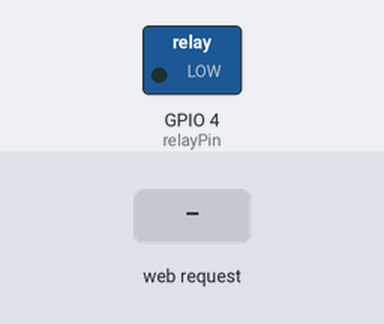
A sketch run on a simulated ESP32. Shown: switched loads named in the sketch (green lamp = pin HIGH). Inputs (shaded band) come from the test bench. WiFi joins after 1.5 s; servers stay silent unless stated; what the sketch prints to the serial monitor is not drawn.

Above: at 4.7 s.
4.8 s: HTTP request GET /relay/on received
At 5.7 s:
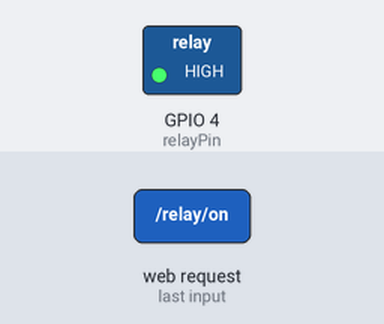
6.3 s: HTTP request GET /relay/off received
At 6.8 s:
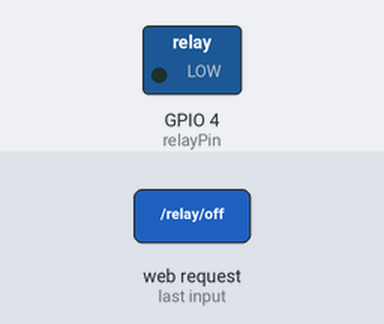
Timing chart, 0 to 9.3 s (numbered marks = the images above; inputs shaded):
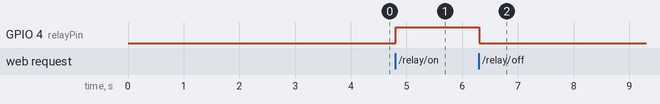

The sketch:

Task1Code.ino
```cpp
// Intro: This is the code used create a website for a controlling the boat that is hosted on a local network.
// During future tasks, this code will serve as the base and be added upon, this will allow for a command station we can connect to wirelessly on shore

// Task 1
// This code specifically only achieves task 1, "Shut off power to motors via relay from on shore command station"
// What we are essentially doing is developing an estop system that utilizes circuit components like a relay to enable a an emergency stop system.
// Controlling motors with purely logic like a provided RC signal can be risky and having the capability to make motor movement and thus boat movement
// Impossible is very valuable

// In simpler terms, this esp32 connects to our router, hosts a webpage, and allows the user to press a button from a computer or phone.
// That button then changes the digital output at the relay pin, which changes whether the relay allows current flow or not.
// So this is not just a webpage project, it is directly tied to a real safety function on the boat.


#include <WiFi.h> // To use the esp32's built in wifi, we include this library

// Now we create char variables to store the network name and password. These are given constant values as this should never change and would break the code if done so
const char* ssid = "ilovemechatronics";
const char* password = "Spring26";

// Instantiates a web server on port 80
// Port 80 is the standard port used for normal HTTP webpages
// So when we type the esp32 IP address into a browser, the browser knows to talk to this server
WiFiServer server(80);

// Creates a variable to represent the pin which will send either a HIGH or LOW digital signal to the relay which controls the switch state
const int relayPin = 4;

// We now create a variable which will store the relay state value, either on or off, but default it to off for now as it should never be on unless we say so. Otherwise we risk lossing control
// during events like a disconnection to server which is very dangerous
// This is also useful because it lets the webpage display the current known state to the user
String relayState = "off";

// This String stores the full incoming HTTP request sent by the client browser
// For example, when a button is pressed, the browser sends text like GET /relay/on HTTP/1.1
// We store all of that text in this variable so we can search through it and figure out what the user is asking the esp32 to do
String header;

// This stores the current time in milliseconds since startup
// millis() is very useful because it lets us time things without needing a real clock
unsigned long currentTime = millis();

// This stores the time at which the current client session began or was last active
// It is used together with currentTime to decide when to stop waiting on a client
unsigned long previousTime = 0;

// This is the max amount of time, in milliseconds, that we will allow a client connection to sit open without finishing its request
// 2000 ms = 2 seconds
// This helps prevent the esp32 from hanging forever if a browser connects badly or stops responding halfway through
const long timeoutTime = 2000;

void setup() {
  Serial.begin(115200); // Declare baudrate of serial monitor

  delay(2000); // Gives the esp32 a short moment to fully boot before the rest of the code begins
               // This also gives the serial monitor time to open and begin displaying text cleanly

  Serial.println();
  Serial.println("ESP32 booted."); // Indicates esp32 on and serial monitor is working if seen

  pinMode(relayPin, OUTPUT); // Sets our earlier variable as an output which will allow us to send digital signals out

  // Start relay OFF
  digitalWrite(relayPin, LOW); // When the relay is given a LOW voltage (OV), the COM and NO ports on the other side create an open circuit, preventing flow to motors
                               // This is a safer startup condition because the system should default to not allowing motion until commanded

  Serial.print("Connecting to ");
  Serial.println(ssid);

  // This tells the esp32 to begin connecting to the router using the SSID and password provided above
  WiFi.begin(ssid, password);

  // This loop keeps checking connection status until the esp32 successfully joins the wifi network
  // While it is trying, we print dots so the user can visually see that the board is still working on connecting
  while (WiFi.status() != WL_CONNECTED) {
    delay(500);
    Serial.print(".");
  }

  Serial.println();
  Serial.println("WiFi connected."); // Indicates to user a successful connection

  Serial.print("IP address: "); // Gives the user the IP Address of the esp32 which was assigned by the router. This is very important as it allows the user to visit the esp32s webpage and control the boat
  Serial.println(WiFi.localIP());

  // This starts the web server so the esp32 begins listening for incoming browser connections
  server.begin();
}

void loop() {
  // This checks if a browser/client is currently trying to connect to the esp32 server
  // If nobody is connecting, client will basically be empty and the loop just continues
  WiFiClient client = server.available();

  // If a client exists, that means something like a browser on a laptop or phone has connected
  if (client) {
    currentTime = millis();
    previousTime = currentTime;

    Serial.println("New Client.");

    // This stores one line of the incoming HTTP request at a time
    // HTTP requests are line based, so this helps us detect blank lines and know when the request header is finished
    String currentLine = "";

    // Stay in this loop while:
    // 1. the client is still connected
    // 2. the timeout has not been exceeded
    // This prevents the esp32 from waiting forever on a bad or incomplete request
    while (client.connected() && currentTime - previousTime <= timeoutTime) {
      currentTime = millis();

      // If there is actually data available from the client, read it one character at a time
      if (client.available()) {
        char c = client.read();

        Serial.write(c); // Writes each character to the serial monitor so we can literally watch the raw browser request come in
        header += c;     // Add that character to the full request String so we can later search it for commands

        // In HTTP, a newline means the current line ended
        if (c == '\n') {

          // If currentLine is empty, that means we just hit a blank line
          // In HTTP, a blank line means the request headers are done
          // That is our signal that it is now time to respond to the browser
          if (currentLine.length() == 0) {

            // Handle relay commands
            // If the request contains GET /relay/on, that means the user clicked the button to turn relay on
            if (header.indexOf("GET /relay/on") >= 0) {
              Serial.println("Relay ON");
              relayState = "on";
              digitalWrite(relayPin, HIGH); // Sends HIGH to relay pin, changing relay state
            }

            // If the request contains GET /relay/off, that means the user clicked the button to turn relay off
            else if (header.indexOf("GET /relay/off") >= 0) {
              Serial.println("Relay OFF");
              relayState = "off";
              digitalWrite(relayPin, LOW); // Sends LOW to relay pin, changing relay state
            }

            // HTTP response
            // The esp32 must now send a valid HTTP response back to the browser
            // First line says status 200 OK, meaning the request was handled successfully
            client.println("HTTP/1.1 200 OK");

            // This tells the browser the content being sent is HTML
            client.println("Content-type:text/html");

            // This tells the browser the server will close the connection after sending the page
            client.println("Connection: close");

            // Blank line separates HTTP headers from actual webpage content
            client.println();

            // Webpage
            // Everything below here is the actual HTML/CSS code the browser will render
            client.println("<!DOCTYPE html><html>");
            client.println("<head>");
            client.println("<meta name=\"viewport\" content=\"width=device-width, initial-scale=1\">");
            client.println("<link rel=\"icon\" href=\"data:,\">");

            client.println("<style>");
            client.println("html { font-family: Helvetica; text-align: center; margin-top: 50px; }");

            // This creates a CSS class called button that controls the size, color, and appearance of the button
            client.println(".button { background-color: #4CAF50; border: none; color: white; padding: 16px 40px;");
            client.println("text-decoration: none; font-size: 30px; margin: 10px; cursor: pointer; border-radius: 8px; }");

            // This creates a second button style for the OFF state so it visually looks different
            client.println(".buttonOff { background-color: #555555; }");
            client.println("</style>");

            client.println("<title>On Shore Control Station</title>");
            client.println("</head>");

            client.println("<body>");
            client.println("<h1>On Shore Control Station</h1>");

            // This line displays the current relay state to the user directly on the webpage
            client.println("<p>Relay State: " + relayState + "</p>");

            // If relay is currently off, show a button that sends the browser to /relay/on
            // That new path is what the esp32 later detects using header.indexOf(...)
            if (relayState == "off") {
              client.println("<p><a href=\"/relay/on\"><button class=\"button\">Relay ON</button></a></p>");
            }

            // Otherwise if relay is already on, show a button that sends the browser to /relay/off
            else {
              client.println("<p><a href=\"/relay/off\"><button class=\"button buttonOff\">Relay OFF</button></a></p>");
            }

            client.println("</body></html>");

            // Final blank line to finish response cleanly
            client.println();

            // Break out once page has been sent
            break;
          }
          else {
            // If the line was not blank, clear currentLine so it can begin storing the next line of the HTTP request
            currentLine = "";
          }
        }
        else if (c != '\r') {
          // If the character is not a carriage return, add it to the current line being built
          // We ignore '\r' because HTTP lines often end in \r\n and the newline handling is enough for what we are doing
          currentLine += c;
        }
      }
    }

    // Clear the stored request so old request text does not remain the next time a client connects
    header = "";

    // Close the connection to the client
    client.stop();

    Serial.println("Client disconnected.");
    Serial.println();
  }
}
```

Measured:
- after the input at 4.8 s, GPIO 4 (relayPin): LOW → HIGH at once
- after the input at 6.3 s, GPIO 4 (relayPin): HIGH → LOW at once
